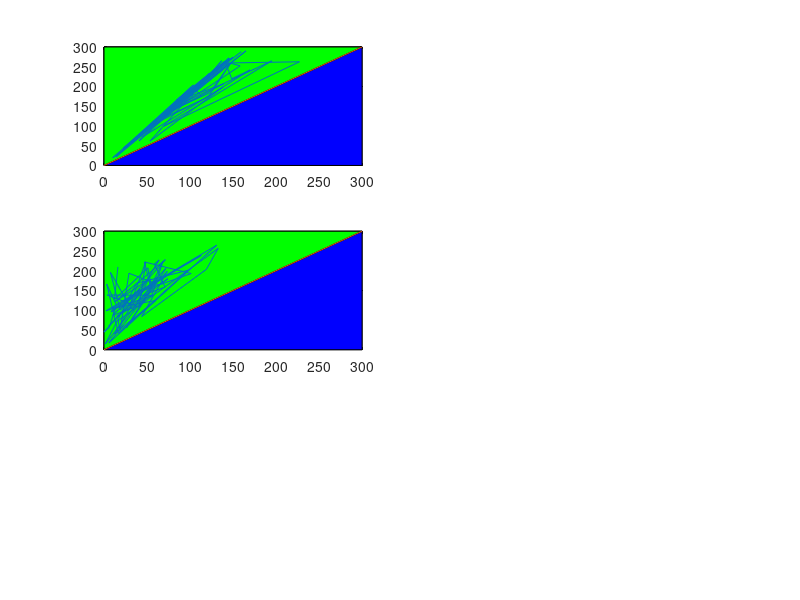

Write MATLAB code to recreate this figure.

clear
clc

load param_ThrePert_SA0SB0_50pc_AND.mat
load param_SameSA0SB0_AND.mat

unp=tri_types(nrr,:);
ind=tri_type_SA0ltSB0;
dir=tri_type_SB0ltSA0;

nr=length(tri_type_SB0ltSA0);

for ii=1:nr

    if tri_type_SA0ltSB0(ii)==1 
        M_state_SA0ltSB0(ii,1)=SNB_SA0ltSB0(ii,3)-SNB_SA0ltSB0(ii,4);
        H_state_SA0ltSB0(ii,1)=SNB_SA0ltSB0(ii,3)-SNB_SA0ltSB0(ii,2);
        Tri_Reg_SA0ltSB0(ii,1)=SNB_SA0ltSB0(ii,1)-SNB_SA0ltSB0(ii,4);
    elseif tri_type_SA0ltSB0(ii)==3
        M_state_SA0ltSB0(ii,1)=SNB_SA0ltSB0(ii,3)-SNB_SA0ltSB0(ii,4);
        H_state_SA0ltSB0(ii,1)=SNB_SA0ltSB0(ii,3)-SNB_SA0ltSB0(ii,2);
        Tri_Reg_SA0ltSB0(ii,1)=SNB_SA0ltSB0(ii,1)-SNB_SA0ltSB0(ii,2);
    elseif tri_type_SA0ltSB0(ii)==2 
        M_state_SA0ltSB0(ii,1)=SNB_SA0ltSB0(ii,1)-SNB_SA0ltSB0(ii,4);
        H_state_SA0ltSB0(ii,1)=SNB_SA0ltSB0(ii,3)-SNB_SA0ltSB0(ii,2);
        Tri_Reg_SA0ltSB0(ii,1)=SNB_SA0ltSB0(ii,3)-SNB_SA0ltSB0(ii,4);
    elseif tri_type_SA0ltSB0(ii)==4 
        M_state_SA0ltSB0(ii,1)=SNB_SA0ltSB0(ii,1)-SNB_SA0ltSB0(ii,4);
        H_state_SA0ltSB0(ii,1)=SNB_SA0ltSB0(ii,3)-SNB_SA0ltSB0(ii,2);
        Tri_Reg_SA0ltSB0(ii,1)=SNB_SA0ltSB0(ii,3)-SNB_SA0ltSB0(ii,2);
    end


    if tri_type_SB0ltSA0(ii)==1 
        M_state_SB0ltSA0(ii,1)=SNB_SB0ltSA0(ii,3)-SNB_SB0ltSA0(ii,4);
        H_state_SB0ltSA0(ii,1)=SNB_SB0ltSA0(ii,3)-SNB_SB0ltSA0(ii,2);
        Tri_Reg_SB0ltSA0(ii,1)=SNB_SB0ltSA0(ii,1)-SNB_SB0ltSA0(ii,4);
    elseif tri_type_SB0ltSA0(ii)==3
        M_state_SB0ltSA0(ii,1)=SNB_SB0ltSA0(ii,3)-SNB_SB0ltSA0(ii,4);
        H_state_SB0ltSA0(ii,1)=SNB_SB0ltSA0(ii,3)-SNB_SB0ltSA0(ii,2);
        Tri_Reg_SB0ltSA0(ii,1)=SNB_SB0ltSA0(ii,1)-SNB_SB0ltSA0(ii,2);
    elseif tri_type_SB0ltSA0(ii)==2
        M_state_SB0ltSA0(ii,1)=SNB_SB0ltSA0(ii,1)-SNB_SB0ltSA0(ii,4);
        H_state_SB0ltSA0(ii,1)=SNB_SB0ltSA0(ii,3)-SNB_SB0ltSA0(ii,2);
        Tri_Reg_SB0ltSA0(ii,1)=SNB_SB0ltSA0(ii,3)-SNB_SB0ltSA0(ii,4);
    elseif tri_type_SB0ltSA0(ii)==4
        M_state_SB0ltSA0(ii,1)=SNB_SB0ltSA0(ii,1)-SNB_SB0ltSA0(ii,4);
        H_state_SB0ltSA0(ii,1)=SNB_SB0ltSA0(ii,3)-SNB_SB0ltSA0(ii,2);
        Tri_Reg_SB0ltSA0(ii,1)=SNB_SB0ltSA0(ii,3)-SNB_SB0ltSA0(ii,2);
    end

end

ind_types=[sum(ind==1),sum(ind==2),sum(ind==3),sum(ind==4)];
ind_pc=ind_types.*100./sum(ind_types);

dir_types=[sum(dir==1),sum(dir==2),sum(dir==3),sum(dir==4)];
dir_pc=dir_types.*100./sum(dir_types);

unp_types=[sum(unp==1),sum(unp==2),sum(unp==3),sum(unp==4)];
unp_pc=unp_types.*100./sum(unp_types);



%%%%%%%%%%%%%%%%%%%%%%%%%%%%%%%%%%%%%%%%%%%%%%%%%%%%%%%%%%%%%%%%%%%%%%%%%%%


% Define the vertices of the triangle
x1 = [0, 300, 300];
y1 = [0, 0, 300];

% Plot the vertices
figure(4)
subplot(3,2,1)
plot(x1, y1, 'k-'); % Plot the lines connecting the vertices

% Fill the area of the triangle
% figure(4)
% subplot(3,3,1)
fill(x1, y1, 'b'); % Fill the triangle with blue color
hold on

% Define the vertices of the triangle
x2 = [0, 0, 300];
y2 = [0, 300, 300];

% Plot the vertices
% figure(4)
% subplot(3,3,1)
plot(x2, y2, 'k-'); % Plot the lines connecting the vertices

% Fill the area of the triangle
% figure(4)
% subplot(3,3,1)
fill(x2, y2, 'g'); % Fill the triangle with blue color
hold on

% figure(4)
% subplot(3,3,1)
plot(SNB_SA0ltSB0(:,1), SNB_SB0ltSA0(:,1))
hold on
plot([0,300],[0,300])

sn1_dir_gt_ind = find(SNB_SB0ltSA0(:,1)>SNB_SA0ltSB0(:,1));
sn1_dir_lt_ind = find(SNB_SB0ltSA0(:,1)<SNB_SA0ltSB0(:,1));
sn1_dir_eq_ind = find(SNB_SB0ltSA0(:,1)==SNB_SA0ltSB0(:,1));
tot_sn1 = length(sn1_dir_gt_ind)+length(sn1_dir_lt_ind)+length(sn1_dir_eq_ind);

sn1_cont=([length(sn1_dir_gt_ind),length(sn1_dir_lt_ind),length(sn1_dir_eq_ind)].*100./tot_sn1)

% Define the vertices of the triangle
x1 = [0, 300, 300];
y1 = [0, 0, 300];

% Plot the vertices
figure(4)
subplot(3,2,3)
plot(x1, y1, 'k-'); % Plot the lines connecting the vertices

% Fill the area of the triangle
% figure(4)
% subplot(2,2,2)
fill(x1, y1, 'b'); % Fill the triangle with blue color
hold on

% Define the vertices of the triangle
x2 = [0, 0, 300];
y2 = [0, 300, 300];

% Plot the vertices
% figure(4)
% subplot(2,2,2)
plot(x2, y2, 'k-'); % Plot the lines connecting the vertices

% Fill the area of the triangle
% figure(4)
% subplot(2,2,2)
fill(x2, y2, 'g'); % Fill the triangle with blue color
hold on

% subplot(2,2,2)
plot(M_state_SA0ltSB0,M_state_SB0ltSA0)
hold on
plot([0,300],[0,300])

m_dir_gt_ind = find(M_state_SB0ltSA0(:,1)>M_state_SA0ltSB0(:,1));
m_dir_lt_ind = find(M_state_SB0ltSA0(:,1)<M_state_SA0ltSB0(:,1));
m_dir_eq_ind = find(M_state_SB0ltSA0(:,1)==M_state_SA0ltSB0(:,1));
tot_m = length(m_dir_gt_ind)+length(m_dir_lt_ind)+length(m_dir_eq_ind);


mstate_cont=([length(m_dir_gt_ind),length(m_dir_lt_ind),length(m_dir_eq_ind)].*100./tot_m)
